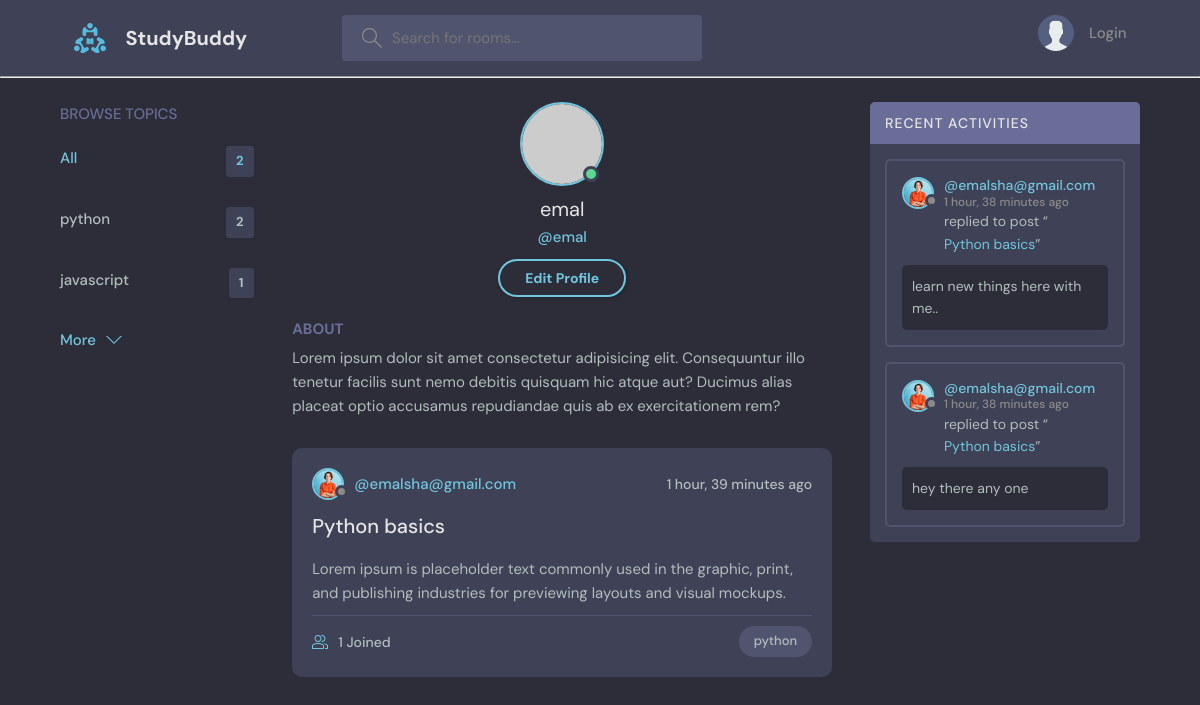
Page /userprofile/3 on the committed database.
### chat/models.py (models this page shows, shortened)
class Topic(models.Model):
    name = models.CharField(max_length=200)

class User(AbstractUser):
    name = models.CharField(max_length=200, null=True)
    email = models.EmailField(null=True, unique=True)
    bio = models.TextField(null=True)
    avatar = models.ImageField(null=True, default="avatar.svg")
    USERNAME_FIELD = 'email'
    REQUIRED_FIELDS = []

class Room(models.Model):
    host = models.ForeignKey(User, on_delete=models.SET_NULL, null=True)
    topic = models.ForeignKey(Topic, on_delete=models.SET_NULL, null=True)
    name = models.CharField(max_length=200)
    description = models.TextField(null=True, blank=True)
    participants = models.ManyToManyField(User, related_name='participants', blank=True)
    updated = models.DateTimeField(auto_now=True)
    created = models.DateTimeField(auto_now_add=True)
    class Meta:
        ordering = ['-updated', '-created']
    def __str__(self):
        return self.name

class Message(models.Model):
    user = models.ForeignKey(User, on_delete=models.CASCADE)
    room = models.ForeignKey(Room, on_delete=models.CASCADE)
    body = models.TextField()
    updated = models.DateTimeField(auto_now=True)
    created = models.DateTimeField(auto_now_add=True)
    class Meta:
        ordering = ['-created', '-updated']
    def __str__(self):
        return self.body[0:50]

### chat/views.py (the view)
# urls.py: path('userprofile/<int:pk>', views.userprofile, name='userprofile'),
def userprofile(request,pk):
    user = User.objects.get(id=pk)
    rooms = user.room_set.all()
    topics = Topic.objects.all()
    room_messages = user.message_set.all()
    context = {'user':user, 'rooms':rooms, 'topics':topics, 'room_messages':room_messages}
    return render(request, 'profile.html', context)

### chat/templates/profile.html
{% extends 'main.html' %}
{% block content %}
  <main class="profile-page layout layout--3">
    <div class="container">
      <div>
        {% include 'topiccomponent.html' %}
      </div>
        <div class="roomList">
          <div class="profile">
            <div class="profile__avatar">
              <div class="avatar avatar--large active">
                <img src="https://randomuser.me/api/portraits/men/11.jpg" />
              </div>
            </div>
            <div class="profile__info">
              <h3>{{user.username}}</h3>
              <p>@{{user.username}}</p>
              <a href="edit-user.html" class="btn btn--main btn--pill">Edit Profile</a>
            </div>
            <div class="profile__about">
              <h3>About</h3>
              <p>
                Lorem ipsum dolor sit amet consectetur adipisicing elit. Consequuntur illo tenetur
                facilis sunt nemo debitis quisquam hic atque aut? Ducimus alias placeat optio
                accusamus repudiandae quis ab ex exercitationem rem?
              </p>
            </div>
          </div>
          <div>
          {% include 'feedcomponent.html' %}
          </div>
        </div>
      <div>
        {% include 'activitycomponent.html' %}
      </div>
    </div>
  </main>
{% endblock %}

### chat/templates/topiccomponent.html
<div class="topics">
    <div class="topics__header">
      <h2>Browse Topics</h2>
    </div>
    <ul class="topics__list">
      <li>
        <a href="{% url 'home' %}" class="active">All <span>{{topics.count}}</span></a>
      </li>
      {% for topic in topics %}
      <li>
        <a href="{% url 'home' %}?q={{topic.name}}">{{topic.name}}<span>{{topic.room_set.all.count}}</span></a>
      </li>
      {% endfor %}
    </ul>
    <a class="btn btn--link" href="{% url 'topics' %}">
      More
      <svg version="1.1" xmlns="http://www.w3.org/2000/svg" width="32" height="32" viewBox="0 0 32 32">
        <title>chevron-down</title>
        <path d="M16 21l-13-13h-3l16 16 16-16h-3l-13 13z"></path>
      </svg>
    </a>
  </div>

### chat/templates/feedcomponent.html (shortened to what this page needs)
{% for room in rooms %}
    <div class="roomListRoom">
    <div class="roomListRoom__header">
      <a href="" class="roomListRoom__author">
        <div class="avatar avatar--small">
          <img src="{{room.host.avatar.url}}" />
        </div>
        <span>@{{room.host}}</span>
      </a>
      <div class="roomListRoom__actions">
        <span>{{room.created|timesince}} ago</span>
      </div>
    </div>
    <div class="roomListRoom__content">
      <a href="{% url 'room' room.id %}">{{room.name}}</a>
      <p>
        {{room.description}}
      </p>
    </div>
    <div class="roomListRoom__meta">
      <a href="{% url 'room' room.id %}" class="roomListRoom__joined">
        {{room.participants.all.count}} Joined
      </a>
      <p class="roomListRoom__topic">{{room.topic.name}}</p>
    </div>
    </div>
{% endfor %}

### chat/templates/activitycomponent.html (shortened to what this page needs)
<div class="activities">
    <div class="activities__header">
      <h2>Recent Activities</h2>
    </div>
    {% for message in room_messages %}
    <div class="activities__box">
      <div class="activities__boxHeader roomListRoom__header">
        <a href="{% url 'userprofile' message.user.id %}" class="roomListRoom__author">
          <div class="avatar avatar--small">
            <img src="{{message.user.avatar.url}}" />
          </div>
          <p>
            @{{message.user}}
            <span>{{message.created|timesince}} ago</span>
          </p>
        </a>
      </div>
      <div class="activities__boxContent">
        <p>replied to post “<a href="{% url 'room' message.room.id %}">{{message.room}}</a>”</p>
        <div class="activities__boxRoomContent">
         {{message}}
        </div>
      </div>
    </div>
    {% endfor %}
  </div>

### rows in the picture
Topic: name "python", room_set.all.count "2"
Topic: name "javascript", room_set.all.count "1"
User: username "emal"
Room: host.avatar (picture), host "emalsha@gmail.com", created "1 hour, 39 minutes", name "Python basics", description "Lorem ipsum is placeholder text commonly used in the graphic, print, and publishing industries for previewing layouts and visual mockups.", participants.all.count "1", topic.name "python"
Message: user.avatar (picture), user "emalsha@gmail.com", created "1 hour, 38 minutes", room "Python basics", body "learn new things here with me.."
Message: user.avatar (picture), user "emalsha@gmail.com", created "1 hour, 38 minutes", room "Python basics", body "hey there any one"

### other values in the picture
{{ topics.count }} "2"
